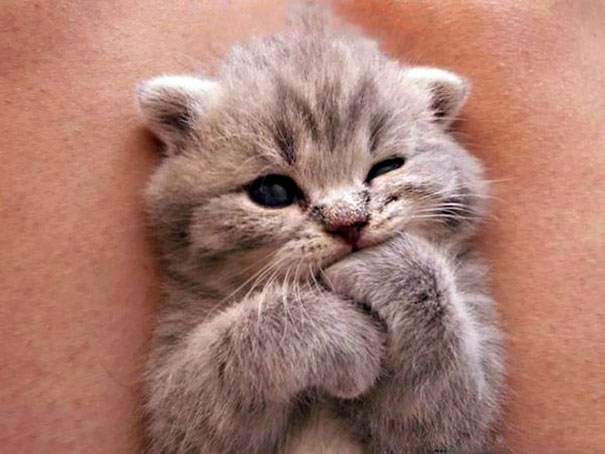
#> input picture data/test/cute.jpg, 605 x 454 px
$ python convert_jpg.py ../data/test/cute.jpg out.png
#> lines starting #> are read from the running program, lines starting #| are printed output that depends on the picture
from PIL import Image
import sys
import numpy as np
import h5py as h5

img = Image.open(sys.argv[1]).convert('L')
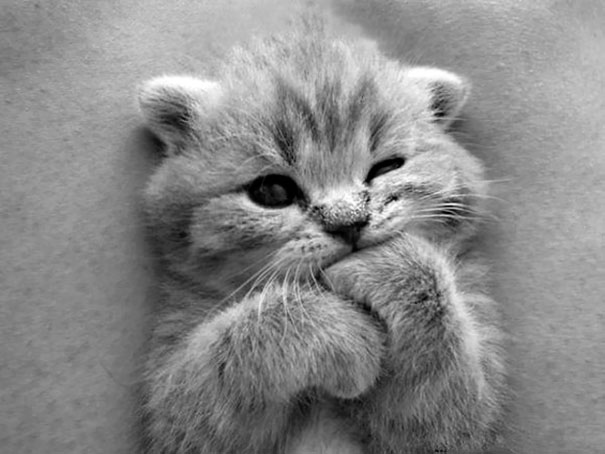
#> img: PIL image 605x454 L; min 0, max 255, mean 136.5
data = np.array(img.getdata()).reshape(img.size[::-1]).astype('float32')
data /= data.max()

outfile = h5.File(sys.argv[2], 'w')
dataset = outfile.create_dataset('image', data.shape, dtype='f')
dataset[:] = data
outfile.close()
